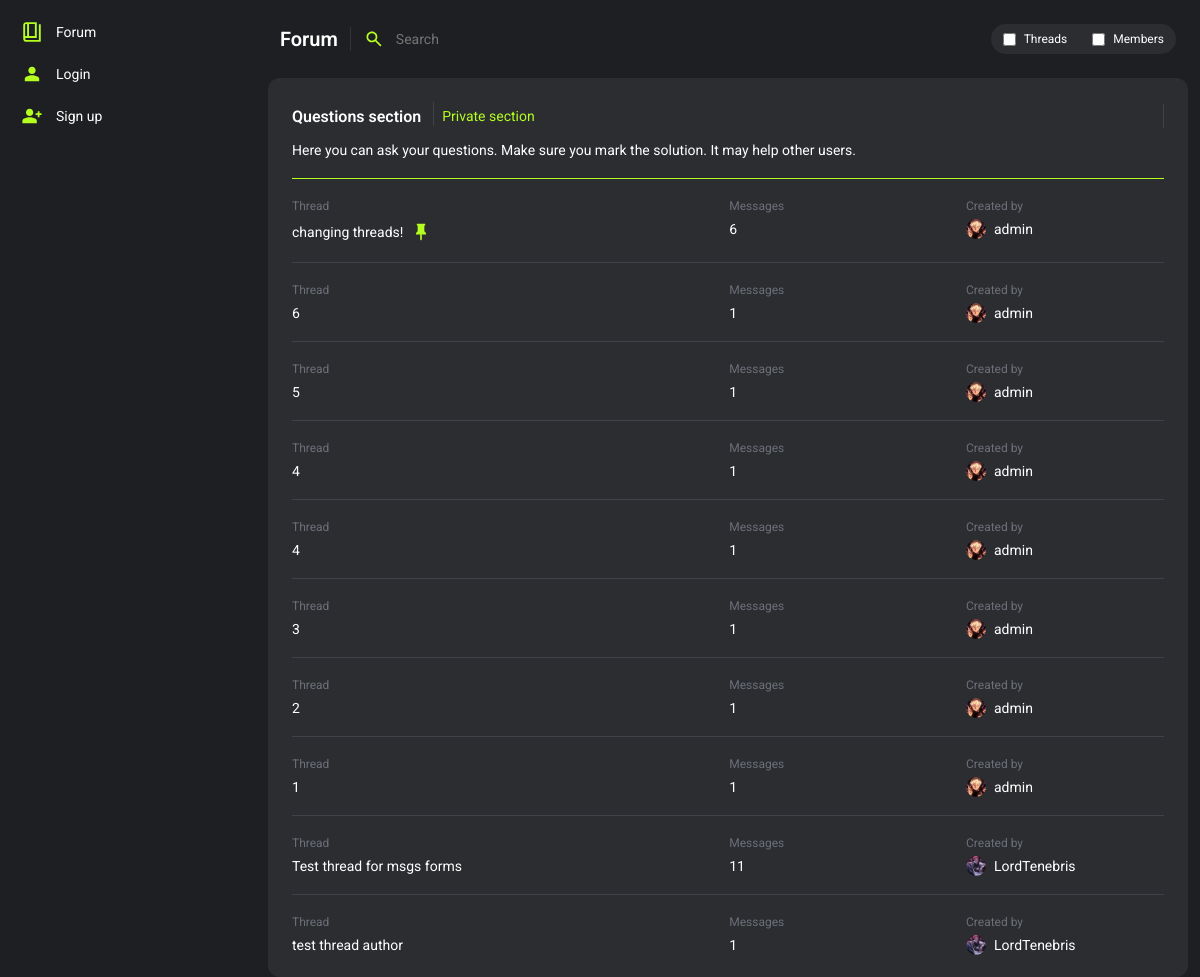
Page /forum/questions-section/ on the committed database.
### forum/models.py (models this page shows, shortened)
class Node(models.Model):
    name = models.CharField(max_length=225)
    slug = models.SlugField(max_length=225, blank=True, null=True)
    description = models.TextField(blank=True, default=None, null=True)
    type_question = models.BooleanField(default=False)
    type_private = models.BooleanField(default=False)
    user_only = models.BooleanField(default=False)
    staff_only = models.BooleanField(default=True)
    parent = models.ForeignKey('self', on_delete=models.SET_NULL, null=True, blank=True)

class Thread(models.Model):
    user = models.ForeignKey(User, on_delete=models.SET_NULL, null=True)
    title = models.CharField(max_length=225)
    slug = models.SlugField(max_length=225, blank=True, null=True)
    node = models.ForeignKey(Node, on_delete=models.CASCADE)
    is_closed = models.BooleanField(default=False)
    is_visible = models.BooleanField(default=True)
    is_pinned = models.BooleanField(default=False)
    msg_amount = models.IntegerField(blank=True, null=True, default=1)
    invis_reason = models.TextField(blank=True, null=True)
    deleted_by = models.ForeignKey(User, on_delete=models.SET_NULL, null=True, blank=True, related_name="thread_deleted_by")
    time_created = models.DateTimeField(default=datetime.now())
    time_changed = models.DateTimeField(null=True, blank=True)
    def __str__(self):
        return self.title

### users/models.py (models this page shows, shortened)
class Profile(models.Model):
    user = models.OneToOneField(User, on_delete=models.CASCADE)
    title = models.CharField(max_length=100, null=True, blank=True, default="Member")
    info = models.CharField(max_length=200, null=True, blank=True)
    profile_picture = models.CharField(max_length=225, null=True, blank=True, default="default.svg")
    warnings = models.SmallIntegerField(default=0)
    active_notifications = models.IntegerField(default=0)
    is_banned = models.BooleanField(default=False)
    banned_by = models.ForeignKey(User, related_name='banned_by', null=True, blank=True, on_delete=models.SET_NULL)
    ban_reason = models.TextField(null=True, blank=True)
    ban_time = models.DateTimeField(null=True, blank=True)

### forum/views.py (the view)
# urls.py: path('<slug:section>/', section, name='section'),
def section(request, section):
    context = {}
    try:
        node = Node.objects.get(slug__iexact = section)
    except:
        return render(request, 'error.html', {'error_str':base_strings.ERRORS['node_not_found']})
    try:
        child_nodes = Node.objects.filter(parent=node)
        context["child_nodes"] = child_nodes
    except:
        context["child_nodes"] = False
    threads_in_node = Thread.objects.filter(node=node).annotate(
            latest_msg=Max('message__id')).order_by('-id')
    pinned_threads = []
    unpinned_threads = []
    for thread in threads_in_node:
        last_msg = Message.objects.filter(thread=thread).order_by('-id').first()
        if last_msg:
            if last_msg.thread.is_pinned:
                pinned_threads.append((thread, last_msg))
            else:
                unpinned_threads.append((thread, last_msg))
    threads = pinned_threads + unpinned_threads
    context ["node"] = node
    context ["threads"] = threads
    return render(request, "forum_section.html", context)

### users/chat_processor.py (called while the page is built, shortened)
def profile_processor(request):
    chat_data = {}
    return chat_data

### forum/templates/forum_section.html (shortened to what this page needs)
{% extends 'base.html' %}
{% block style %}
    {% load static %}
    <link rel="stylesheet" href="{% static 'forum.css' %}">
    <link rel="stylesheet" href="{% static 'thread.css' %}">
{% endblock %}
{% block header %}
    <header class="wrapper">
        <h2 class="title"><a href="/" style="color: #fff;">Forum</a></h2>
        <div class="headerLine"></div>
        <form class="wrapper headerSearch" action="{% url 'forum_main' %}" method="post">
            <input class="headerSearchInput" placeholder="Search" type="text" name="search" id="">
            <div class="wrapper forumSearchFilterContainer">
                <div class="wrapper forumSearchFilterBtn">
                    <input type="checkbox" name="content_type" id="threads_checkbox" value="threads">
                    <label for="threads_checkbox" class="forumSearchFilterText">Threads</label>
                </div>
                <div class="wrapper forumSearchFilterBtn">
                    <input type="checkbox" name="content_type" id="members_checkbox" value="members">
                    <label for="members_checkbox" class="forumSearchFilterText">Members</label>
                </div>
            </div>
        </form>
    </header>
{% endblock %}
{% block content %}
<div class="container content">
    <div class="container card">
        <div class="container mainCard">
            <div class="wrapper cardHeader">
                    <h2 class="cardTitle">{{ node.name }}</h2>
                <div class="wrapper" style="flex-grow: 1;">
                    {% if child_nodes %}
                        {% for child in child_nodes %}
                            <a class="forumCardHeaderBtn" href="{% url 'section' child.name|slugify %}">{{ child.name }}</a>
                        {% endfor %}
                    {% endif %}
                </div>
            </div>
            <p class="cardHeaderDescription">{{ node.description }}</p>
        </div>
        {% for thread, message in threads %}
            {% if thread.is_visible or perms.view_thread %}
                {% if not thread.node.type_private or perms.view_node or request.user == thread.user %}
                    <div class="cardLine"></div>
                    <div class="cardSectionMultiple">
                        <a class="cardSectionItem" href="{% url 'thread' thread.node.name|slugify thread.title|slugify thread.id %}">
                            <div class="container cardSectionInnerItem">
                                <p class="meta">Thread</p>
                                <div class="wrapper" style="align-items: center; gap: 8px;">
                                    <p class="text">
                                        {% if not thread.is_visible %}
                                            <del>{{thread}}</del>
                                        {% else %}
                                            {{thread}}
                                        {% endif %}
                                    </p>
                                </div>
                            </div>
                            <div class="container cardSectionInnerItem">
                                <p class="meta">Messages</p>
                                <p class="text">{{ thread.msg_amount }}</p>
                            </div>
                        </a>
                        <a class="container cardSectionAutherItem" href="{% url 'profile_view' thread.user.id %}">
                            <p class="meta">Created by</p>
                            <div class="wrapper cardSectionAutherItemMetaContainer">
                                <img class="themeCardSectionProfilePicture" src="{{ media_url }}{{ thread.user.profile.profile_picture }}" alt="">
                                {% if perms.users.view_profile and thread.user.profile.is_banned %}
                                    <p class="text"><del>{{ thread.user.username }}</del></p>
                                {% else %}
                                    <p class="text">{{ thread.user.username }}</p>
                                {% endif %}
                            </div>
                        </a>
                    </div>
                {% endif %}
            {% endif %}
        {% endfor %}
    </div>
</div>
{% endblock %}

### base/static/themes/theme_0.css (style rules this page uses)
:root { --text: #ffffff; --text-muted: #6D6F78; --bg: #1E1F22; --primary: #2B2D31; --border_dark: #404249; --border_light: #313338; --isClickable: #404249; --focus: #313338; --accent: #B4FF1F; }

### base/static/style.css (style rules this page uses)
* { margin: 0; padding: 0; border: none; font-family: "Roboto", sans-serif; }
body { box-sizing: border-box; height: 100vh; background-color: var(--bg); display: grid; grid-template-columns: 256px minmax(256px , 1fr); gap: 12px; }
a { text-decoration: none; }
.container { display: flex; flex-direction: column; }
.wrapper { display: flex; }
.title { color: var(--text); font-size: 20px; font-weight: 600; }
.text { word-wrap: break-word; overflow-wrap: break-word; word-break: break-all; color: var(--text); font-size: 14px; }
.meta { color: var(--text-muted); font-size: 12px; }
.content { gap: 12px; }
header { padding: 12px; align-items: center; gap: 12px; }
.headerLine { width: 1px; height: 24px; border-left: 1px solid var(--border_light); }
.card { box-sizing: border-box; padding: 12px; border-radius: 12px; background-color: var(--primary); gap: 8px; }
.cardHeader { padding: 12px; align-items: center; gap: 12px; }
.cardTitle { font-weight: 600; font-size: 16px; color: var(--text); }
.cardLine { margin: 0px 12px; border-top: 1px solid var(--border_dark); }
.cardLine:nth-child(2) { border-top: 1px solid var(--accent); }
.cardSectionMultiple { display: grid; grid-template-columns: .75fr .25fr; gap: 8px; }
.cardSectionItem { box-sizing: border-box; width: 100%; padding: 12px; border-radius: 12px; display: grid; grid-template-columns: .675fr .325fr; gap: 12px; }
.cardSectionAutherItem { padding: 12px 12px 10px 12px; border-radius: 12px; gap: 6px; }
.cardSectionAutherItemMetaContainer { align-items: center; gap: 8px; }
.cardSectionInnerItem { box-sizing: border-box; width: 100%; gap: 8px; }

### forum/static/forum.css (style rules this page uses)
.cardHeaderDescription { white-space: pre-wrap; word-wrap: break-word; overflow-wrap: break-word; word-break: break-all; padding: 0px 12px 12px 12px; font-size: 14px; color: var(--text); }
.forumCardHeaderBtn { padding: 6px 8px; font-size: 14px; color: var(--accent); }
.themeCardSectionProfilePicture { width: 20px; aspect-ratio: 1/1; border-radius: 100%; object-fit: cover; object-position: center; }
.headerSearch { flex-grow: 1; align-items: center; gap: 12px; }
.headerSearchInput { flex-grow: 1; padding: 6px 12px 6px 0px; font-size: 14px; color: var(--text); background-color: var(--bg); }
.forumSearchFilterBtn { align-items: center; gap: 8px; }
.forumSearchFilterText { color: var(--text); font-size: 12px; }
.forumSearchFilterContainer { padding: 8px 12px; border-radius: 32px; background-color: var(--primary); gap: 12px; }

### forum/static/thread.css (style rules this page uses)
.modToolsBtnIcon { aspect-ratio: 1/1; width: 20px; }

### rows in the picture
Node: name "Questions section", description "Here you can ask your questions. Make sure you mark the solution. It may help other users."
Node: name "Private section"
Thread: title "changing threads!", is_pinned True (drawn), msg_amount "6", user.profile.profile_picture (picture), user.username "admin"
Thread: title "6", msg_amount "1", user.profile.profile_picture (picture), user.username "admin"
Thread: title "5", msg_amount "1", user.profile.profile_picture (picture), user.username "admin"
Thread: title "4", msg_amount "1", user.profile.profile_picture (picture), user.username "admin"
Thread: title "4", msg_amount "1", user.profile.profile_picture (picture), user.username "admin"
Thread: title "3", msg_amount "1", user.profile.profile_picture (picture), user.username "admin"
Thread: title "2", msg_amount "1", user.profile.profile_picture (picture), user.username "admin"
Thread: title "1", msg_amount "1", user.profile.profile_picture (picture), user.username "admin"
Thread: title "Test thread for msgs forms", msg_amount "11", user.profile.profile_picture (picture), user.username "LordTenebris"
Thread: title "test thread author", msg_amount "1", user.profile.profile_picture (picture), user.username "LordTenebris"
